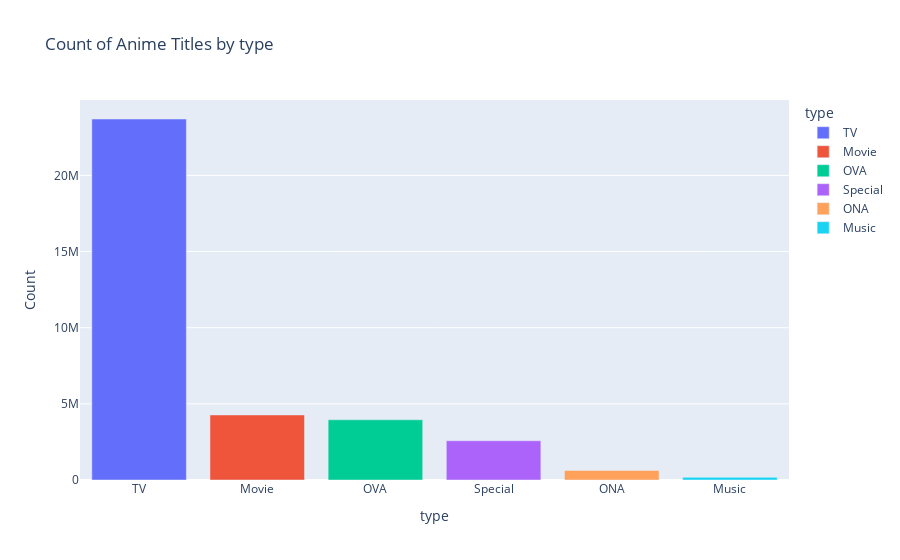

Here is the notebook cell this chart was saved with:
### Code cell
# Count the number of anime titles by type
type_counts = df['type'].value_counts()

# Create a bar chart
fig = px.bar(type_counts, x=type_counts.index, y=type_counts.values, color=type_counts.index, labels={'x':'Anime Type', 'y':'Count'}, 
             title='Count of Anime Titles by type')

fig.show()

### Figure 1 — Plotly figure (JSON) as saved in the notebook; plotly's stock layout.template omitted (floating-point values rounded to 4 significant figures)
{"data": [{"alignmentgroup": "True", "hovertemplate": "type=%{x}<br>Count=%{y}<extra></extra>", "legendgroup": "TV", "marker": {"color": "#636efa", "pattern": {"shape": ""}}, "name": "TV", "offsetgroup": "TV", "orientation": "v", "showlegend": true, "textposition": "auto", "type": "bar", "x": ["TV"], "xaxis": "x", "y": [23703867], "yaxis": "y"}, {"alignmentgroup": "True", "hovertemplate": "type=%{x}<br>Count=%{y}<extra></extra>", "legendgroup": "Movie", "marker": {"color": "#EF553B", "pattern": {"shape": ""}}, "name": "Movie", "offsetgroup": "Movie", "orientation": "v", "showlegend": true, "textposition": "auto", "type": "bar", "x": ["Movie"], "xaxis": "x", "y": [4270626], "yaxis": "y"}, {"alignmentgroup": "True", "hovertemplate": "type=%{x}<br>Count=%{y}<extra></extra>", "legendgroup": "OVA", "marker": {"color": "#00cc96", "pattern": {"shape": ""}}, "name": "OVA", "offsetgroup": "OVA", "orientation": "v", "showlegend": true, "textposition": "auto", "type": "bar", "x": ["OVA"], "xaxis": "x", "y": [3953238], "yaxis": "y"}, {"alignmentgroup": "True", "hovertemplate": "type=%{x}<br>Count=%{y}<extra></extra>", "legendgroup": "Special", "marker": {"color": "#ab63fa", "pattern": {"shape": ""}}, "name": "Special", "offsetgroup": "Special", "orientation": "v", "showlegend": true, "textposition": "auto", "type": "bar", "x": ["Special"], "xaxis": "x", "y": [2576837], "yaxis": "y"}, {"alignmentgroup": "True", "hovertemplate": "type=%{x}<br>Count=%{y}<extra></extra>", "legendgroup": "ONA", "marker": {"color": "#FFA15A", "pattern": {"shape": ""}}, "name": "ONA", "offsetgroup": "ONA", "orientation": "v", "showlegend": true, "textposition": "auto", "type": "bar", "x": ["ONA"], "xaxis": "x", "y": [625073], "yaxis": "y"}, {"alignmentgroup": "True", "hovertemplate": "type=%{x}<br>Count=%{y}<extra></extra>", "legendgroup": "Music", "marker": {"color": "#19d3f3", "pattern": {"shape": ""}}, "name": "Music", "offsetgroup": "Music", "orientation": "v", "showlegend": true, "textposition": "auto", "type": "bar", "x": ["Music"], "xaxis": "x", "y": [176054], "yaxis": "y"}], "layout": {"barmode": "relative", "legend": {"title": {"text": "type"}, "tracegroupgap": 0}, "title": {"text": "Count of Anime Titles by type"}, "xaxis": {"anchor": "y", "categoryarray": ["TV", "Movie", "OVA", "Special", "ONA", "Music"], "categoryorder": "array", "domain": [0, 1], "title": {"text": "type"}}, "yaxis": {"anchor": "x", "domain": [0, 1], "title": {"text": "Count"}}}}
